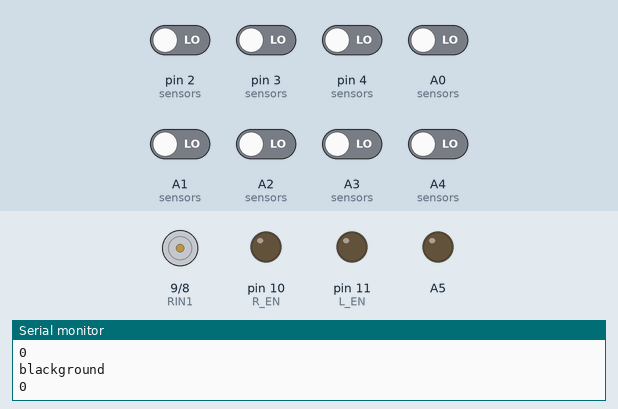
Bench run of a sketch on a simulated Arduino Uno, built with avr-gcc and run on an emulated ATmega328P. Parts: motor-driver pin pairs drawn as motors (green arrow = first pin HIGH = forward, orange = second pin HIGH = backward, longer = more drive), output pins drawn as LEDs (lit = HIGH), the last lines printed to the serial monitor. Inputs (shaded band) come from the test bench; at power-on: A0 (sensors), A1 (sensors), A2 (sensors), A3 (sensors), A4 (sensors), pin 2 (sensors), pin 3 (sensors), pin 4 (sensors) LOW. Pins used as bus, display or sensor lines are not drawn.

Above: at 1.2 s.
1.3 s: pin 4 (sensors) driven HIGH
3.6 s: A0 (sensors) driven HIGH
5.2 s: pin 4 (sensors) driven LOW
At 6.7 s:
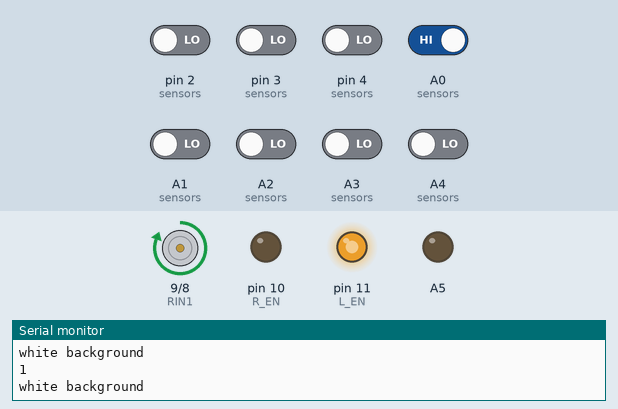
7.4 s: A1 (sensors) driven HIGH
At 8.12 s:
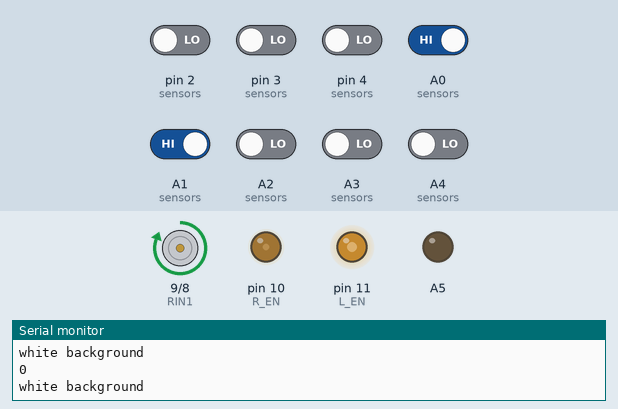
9.7 s: A2 (sensors) driven HIGH
At 11.6 s:
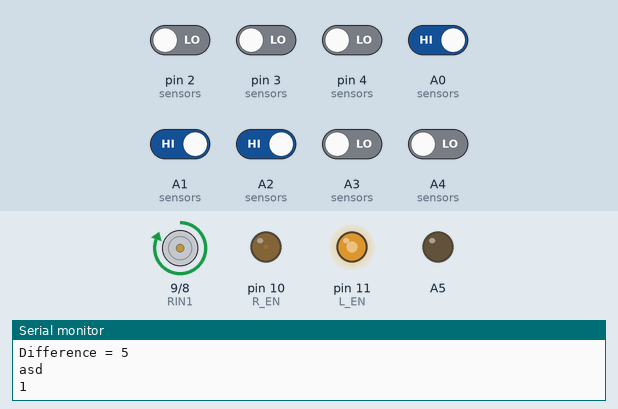
12.0 s: A3 (sensors) driven HIGH
At 13.4 s:
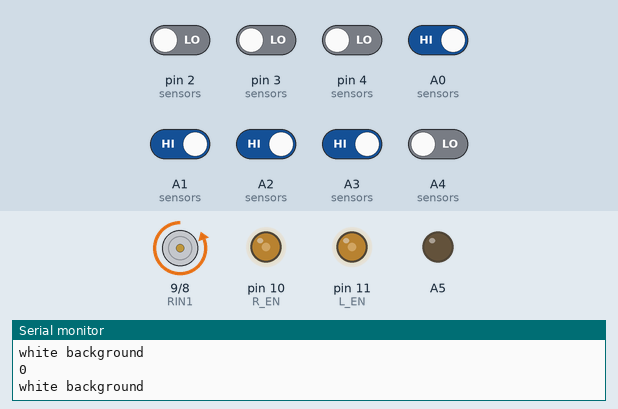
Timing chart, 0 to 15.0 s (numbered marks = the images above; inputs shaded):
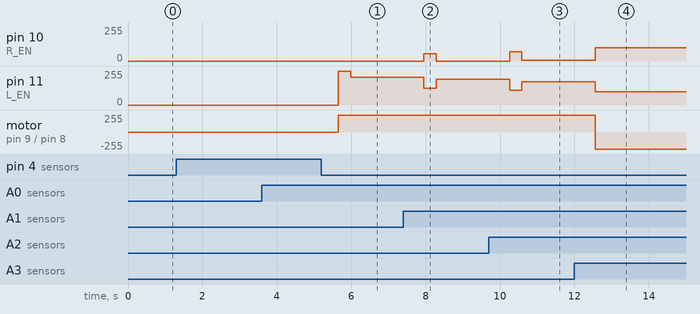

Measured:
- after the input at 5.2 s, pin 11 (L_EN): 0/255 → 255/255 after 0.45 s, → 209/255 0.33 s later; motor on pin 9 (RIN1) / pin 8 (RIN2): stopped → forward 255/255 after 0.45 s
- after the input at 7.4 s, pin 10 (R_EN): 0/255 → 53/255 after 0.56 s, → 0/255 0.33 s later; pin 11 (L_EN): 209/255 → 127/255 after 0.56 s, → 192/255 0.33 s later
- after the input at 9.7 s, pin 10 (R_EN): 0/255 → 70/255 after 0.56 s, → 5/255 0.33 s later; pin 11 (L_EN): 192/255 → 110/255 after 0.56 s, → 175/255 0.33 s later
- after the input at 12.0 s, pin 10 (R_EN): 5/255 → 100/255 after 0.56 s; pin 11 (L_EN): 175/255 → 100/255 after 0.56 s; motor on pin 9 (RIN1) / pin 8 (RIN2): forward 255/255 → backward 255/255 after 0.56 s

The sketch:

ashit.ino
```cpp
/*
   These are the possible conditions of the sensors
   0 1 1 1 1 1 1 1                          // error = -7
   0 0 1 1 1 1 1 1                          // error = -6
   0 0 0 1 1 1 1 1 || 1 0 1 1 1 1 1 1       // error = -5
   1 0 0 1 1 1 1 1                          // error = -4
   1 0 0 0 1 1 1 1 || 1 1 0 1 1 1 1 1       // error = -3
   1 1 0 0 1 1 1 1                          // error = -2
   1 1 0 0 0 1 1 1 || 1 1 1 0 1 1 1 1       // error = -1
   1 1 1 0 0 1 1 1                          // error = 0
   1 1 1 0 0 0 1 1 || 1 1 1 1 0 1 1 1       // error = 1
   1 1 1 1 0 0 1 1                          // error = 2
   1 1 1 1 0 0 0 1 || 1 1 1 1 1 0 1 1       // error = 3
   1 1 1 1 1 0 0 1                          // error = 4
   1 1 1 1 1 0 0 0 || 1 1 1 1 1 1 0 1       // error = 5
   1 1 1 1 1 1 0 0                          // error = 6
   1 1 1 1 1 1 1 0                          // error = 7

   Note : Adjust your connections and wiring in such a way that for "front(leftMotorSpeed , rightMotorSpeed)" the motor moves in forward direction.
   Also , make sure that pins 0 ans 1 of arduino are not connected to anything before uploading the code.

   If this program needs to be used on a white line with black background track then read the info given in the readSensors() function and change code accordingly


*/
 int check=0;
int state =0;
#define s1  A0
#define s2  A1
#define s3  A2
#define s4  A3
#define s5  A4
#define s6  2
#define s7  3
#define s8  4
//#define LED A3
#define colour 5
#define colours 6
#define RIN1  9
#define RIN2  8
#define LIN1  13
#define LIN2  12

#define R_EN  10
#define L_EN  11

#define NO_OF_SENSORS   8
#define diff_const      17 //changed from 4-7-9-15-17
#define kd 65 //changed this from 23-35-55-65-90
#define baseMotorSpeed  90 //changed this from 70-95-110
#define turnspeed       100

uint8_t val[NO_OF_SENSORS] = {0, 0, 0, 0, 0, 0, 0, 0},prev_val[NO_OF_SENSORS]={0, 0, 0, 0, 0, 0, 0, 0}, sensors[NO_OF_SENSORS] = {s8, s7, s6, s5, s4, s3, s2, s1} , i = 0; int error_dir = 0; int difference = 0,last_difference = 0,stop = 0,PID_value=0,P=0,D=0;
int leftMotorSpeed = 0 , rightMotorSpeed = 0 ;

void front(int lms , int rms)
{
  digitalWrite(LIN1 , LOW);      // left motor front
  digitalWrite(LIN2 , HIGH);
  digitalWrite(RIN1 , HIGH);      // right motor front
  digitalWrite(RIN2 , LOW);

  analogWrite(L_EN , lms);
  analogWrite(R_EN , rms);
}

void reverse(int lms , int rms)
{
  digitalWrite(LIN1 , HIGH);       // left motor back
  digitalWrite(LIN2 , LOW);
  digitalWrite(RIN1 , LOW);       // right motor back
  digitalWrite(RIN2 , HIGH);

  analogWrite(L_EN , lms);
  analogWrite(R_EN , rms);
}

void rotate_CCW(int lms , int rms)
{
  digitalWrite(LIN1 , HIGH);      // left motor back
  digitalWrite(LIN2 , LOW);
  digitalWrite(RIN1 , HIGH);     // right motor front
  digitalWrite(RIN2 , LOW);

  analogWrite(L_EN , lms);
  analogWrite(R_EN , rms);
}

void rotate_CW(int lms , int rms)
{
  digitalWrite(LIN1 , LOW);      // left motor front
  digitalWrite(LIN2 , HIGH);
  digitalWrite(RIN1 , LOW);      // right motor back
  digitalWrite(RIN2 , HIGH);

  analogWrite(L_EN , lms);
  analogWrite(R_EN , rms);
}
void ruk() //stop motors
{
  digitalWrite(LIN1, LOW);
  digitalWrite(LIN2, LOW);
  digitalWrite(RIN1, LOW);
  digitalWrite(RIN2, LOW);
}
void prev()
{

  for(int i=0;i<NO_OF_SENSORS;i++)
  {
    prev_val[i]=val[i];
  }
}
void readSensors()
{

  int colour1=digitalRead(sensors[0]);
  int colour2=digitalRead(sensors[7]);
  int background =(colour1 ^ colour2);
  if (background ==0)
  {
    state =( colour1 &&colour2);

  }
  if (background ==1)
  {
    state =state;
    Serial.println("asd");
  }
  //this function is to read the sensor values and store it in the "val" array

  int j;
  if(state==1)
  {
  for (i = 0, j = 0; i < 8 ; i++, j++)
  {
    val[j] = digitalRead(sensors[i]);
        if(val[j]==1)
    {
        val[j]=0;
    }
    else if(val[j]==0)
    {
        val[j]=1;
    }
     Serial.println(val[j]);
     //reading the values of the sensors
Serial.println("white background");
    // if used on white line with black background, uncomment the following statement(s) */
  }
  }


   else if  (state==0){

    for (i = 0, j = 0; i < 8 ; i++, j++)
  {
    val[j] = digitalRead(sensors[i]);
    Serial.println("blackground");
    //reading the values of the sensors

    Serial.println(val[j]);

  }
   }

}
void detectLinePosition()
{
  //Serial.println("In line");
  if(val[0] ^ val[7])
    error_dir = val[0] - val[7];

  if(difference!=999 && difference!=-10 && difference!=10 && difference!=9 && difference!=last_difference)
  {
    last_difference = difference;
  }
  if (val[0] == 0 && val[1] == 1 && val[2] == 1 && val[3] == 1 && val[4] == 1 && val[5] == 1 && val[6] == 1 && val[7] == 1)

    difference = -7;
  //for a situation where there is left and straight line
  else if((val[0] == 0 && val[1] == 0 && val[2] == 0 && val[3] == 0 && val[4] == 1 && val[5] == 1 && val[6] == 1 && val[7] == 1) || (val[0] == 0 && val[1] == 0 && val[2] == 0 && val[3] == 0 && val[4] == 0 && val[5] == 1 && val[6] == 1 && val[7] == 1))
  {
      difference = -10;
  }
  //for a situation where there is right and straight line
  else if((val[0] == 1 && val[1] == 1 && val[2] == 1 && val[3] == 1 && val[4] == 0 && val[5] == 0 && val[6] == 0 && val[7] == 0) || (val[0] == 1 && val[1] == 1 && val[2] == 1 && val[3] == 0 && val[4] == 0 && val[5] == 0 && val[6] == 0 && val[7] == 0))
  {
    difference = 10;
    }
  else if (val[0] == 0 && val[1] == 0 && val[2] == 1 && val[3] == 1 && val[4] == 1 && val[5] == 1 && val[6] == 1 && val[7] == 1)

    difference = -6;

  else if (  (val[0] == 0 && val[1] == 0 && val[2] == 0 && val[3] == 1 && val[4] == 1 && val[5] == 1 && val[6] == 1 && val[7] == 1) || (val[0] == 1 && val[1] == 0 && val[2] == 1 && val[3] == 1 && val[4] == 1 && val[5] == 1 && val[6] == 1 && val[7] == 1) )

    difference = -5;

  else if (val[0] == 0 && val[1] == 0 && val[2] == 0 && val[3] == 0 && val[4] == 1 && val[5] == 1 && val[6] == 1 && val[7] == 1)

    difference = -5;

  else if (val[0] == 1 && val[1] == 0 && val[2] == 0 && val[3] == 1 && val[4] == 1 && val[5] == 1 && val[6] == 1 && val[7] == 1)

    difference = -4;

  else if (  (val[0] == 1 && val[1] == 0 && val[2] == 0 && val[3] == 0 && val[4] == 1 && val[5] == 1 && val[6] == 1 && val[7] == 1) || (val[0] == 1 && val[1] == 1 && val[2] == 0 && val[3] == 1 && val[4] == 1 && val[5] == 1 && val[6] == 1 && val[7] == 1) )

    difference = -3;


  else if (val[0] == 1 && val[1] == 1 && val[2] == 0 && val[3] == 0 && val[4] == 1 && val[5] == 1 && val[6] == 1 && val[7] == 1)

    difference = -2;

  else if (  (val[0] == 1 && val[1] == 1 && val[2] == 0 && val[3] == 0 && val[4] == 0 && val[5] == 1 && val[6] == 1 && val[7] == 1) )

    difference = -1;

  else if ((val[0] == 1 && val[1] == 1 && val[2] == 1 && val[3] == 0 && val[4] == 0 && val[5] == 1 && val[6] == 1 && val[7] == 1)||(val[0] == 1 && val[1] == 1 && val[2] == 1 && val[3] == 0 && val[4] == 1 && val[5] == 1 && val[6] == 1 && val[7] == 1)|| (val[0] == 1 && val[1] == 1 && val[2] == 1 && val[3] == 1 && val[4] == 0 && val[5] == 1 && val[6] == 1 && val[7] == 1))

    difference = 0;

  else if (  (val[0] == 1 && val[1] == 1 && val[2] == 1 && val[3] == 0 && val[4] == 0 && val[5] == 0 && val[6] == 1 && val[7] == 1)  )

    difference = 1;

  else if (val[0] == 1 && val[1] == 1 && val[2] == 1 && val[3] == 1 && val[4] == 0 && val[5] == 0 && val[6] == 1 && val[7] == 1)

    difference = 2;

  else if (  (val[0] == 1 && val[1] == 1 && val[2] == 1 && val[3] == 1 && val[4] == 0 && val[5] == 0 && val[6] == 0 && val[7] == 1) || (val[0] == 1 && val[1] == 1 && val[2] == 1 && val[3] == 1 && val[4] == 1 && val[5] == 0 && val[6] == 1 && val[7] == 1) )

    difference = 3;

  else if (val[0] == 1 && val[1] == 1 && val[2] == 1 && val[3] == 1 && val[4] == 1 && val[5] == 0 && val[6] == 0 && val[7] == 1)

    difference = 4;

  else if (  (val[0] == 1 && val[1] == 1 && val[2] == 1 && val[3] == 1 && val[4] == 1 && val[5] == 0 && val[6] == 0 && val[7] == 0) || (val[0] == 1 && val[1] == 1 && val[2] == 1 && val[3] == 1 && val[4] == 1 && val[5] == 1 && val[6] == 0 && val[7] == 1) )

    difference = 5;

  else if (val[0] == 1 && val[1] == 1 && val[2] == 1 && val[3] == 1 && val[4] == 1 && val[5] == 1 && val[6] == 0 && val[7] == 0)

    difference = 6;

  else if (val[0] == 1 && val[1] == 1 && val[2] == 1 && val[3] == 1 && val[4] == 1 && val[5] == 1 && val[6] == 1 && val[7] == 0)

    difference = 7;


  else if (val[0] == 1 && val[1] == 1 && val[2] == 1 && val[3] == 1 && val[4] == 1 && val[5] == 1 && val[6] == 1 && val[7] == 1)
  {
    // when the bot goes out of the line
    readSensors();
    if((val[0] == 1 && val[1] == 1 && val[2] == 1 && val[3] == 1 && val[4] == 1 && val[5] == 1 && val[6] == 1 && val[7] == 1) && ((prev_val[0] == 1 && prev_val[1] == 1 && prev_val[2] == 0 && prev_val[3] == 0 && prev_val[4] == 0 && prev_val[5] == 1 && prev_val[6] == 1 && prev_val[7] == 1) || (prev_val[0] == 1 && prev_val[1] == 1 && prev_val[2] == 1 && prev_val[3] == 0 && prev_val[4] == 0 && prev_val[5] == 0 && prev_val[6] == 1 && prev_val[7] == 1) || (prev_val[0] == 1 && prev_val[1] == 1 && prev_val[2] == 0 && prev_val[3] == 0 && prev_val[4] == 1 && prev_val[5] == 1 && prev_val[6] == 1 && prev_val[7] == 1) || (prev_val[0] == 1 && prev_val[1] == 1 && prev_val[2] == 1 && prev_val[3] == 0 && prev_val[4] == 0 && prev_val[5] == 1 && prev_val[6] == 1 && prev_val[7] == 1)))
    {
      difference = 0;
    }
    if(val[0] == 1 && val[1] == 1 && val[2] == 1 && val[3] == 1 && val[4] == 1 && val[5] == 1 && val[6] == 1 && val[7] == 1)
    {
      if (error_dir < 0)
      {
        difference = -9;
      }
      else if (error_dir > 0)
      {
        difference = 9;
      }
      else
      {
        difference = 0;
      }
    }else
    {
      difference=0;
    }

  }
  if ((val[0] == 0 && val[1] == 0 && val[2] == 0 && val[3] == 0 && val[4] == 0 && val[5] == 0 && val[6] == 0 && val[7] == 0)||(val[0] == 0 && val[1] == 0 && val[2] == 0 && val[3] == 0 && val[4] == 0 && val[5] == 0 && val[6] == 0 && val[7] == 1)|| (val[0] == 1 && val[1] == 0 && val[2] == 0 && val[3] == 0 && val[4] == 0 && val[5] == 0 && val[6] == 0 && val[7] == 0)||(val[0] == 1 && val[1] == 0 && val[2] == 0 && val[3] == 0 && val[4] == 0 && val[5] == 0 && val[6] == 0 && val[7] == 1)|| (val[0] == 0 && val[1] == 0 && val[2] == 0 && val[3] == 0 && val[4] == 0 && val[5] == 0 && val[6] == 1 && val[7] == 1)||(val[0] == 1 && val[1] == 1 && val[2] == 0 && val[3] == 0 && val[4] == 0 && val[5] == 0 && val[6] == 0 && val[7] == 0)||(val[0] == 1 && val[1] == 1 && val[2] == 1 && val[3] == 0 && val[4] == 0 && val[5] == 0 && val[6] == 0 && val[7] == 0) || (val[0] == 0 && val[1] == 0 && val[2] == 0 && val[3] == 0 && val[4] == 0 && val[5] == 1 && val[6] == 1 && val[7] == 1) )
  {
    // when the bot reaches a checkpoint / a stop
    prev(); //to store previous sensor values in a copy array
    delay(50); //time to gauge whether it was a stop or checkpoint
    readSensors();
    /** Below if statement is for detection of stop on a black line
    *  if wanna detect white stop line
    * use the commented if condition
    **/
    if((val[0]==prev_val[0] && val[1]==prev_val[1] && val[2]==prev_val[2] && val[3]==prev_val[3] && val[4]==prev_val[4] && val[5]==prev_val[5] && val[6]==prev_val[6] && val[7]==prev_val[7]) && (val[0]==0 && val[1]==0 && val[2]==0 && val[3]==0 && val[4]==0 && val[5]==0 && val[6]==0 && val[7]==0))
    {

        ruk();
        difference=999;
//        digitalWrite(LED,HIGH);
        delay(500);
//        digitalWrite(LED,LOW);
    }

    /*if((val[0]==prev_val[0] && val[1]==prev_val[1] && val[2]==prev_val[2] && val[3]==prev_val[3] && val[4]==prev_val[4] && val[5]==prev_val[5] && val[6]==prev_val[6] && val[7]==prev_val[7]) && (val[0]==1 && val[1]==1 && val[2]==1 && val[3]==1 && val[4]==1 && val[5]==1 && val[6]==1 && val[7]==1))
    {

        ruk();
        difference=999;
//        digitalWrite(LED,HIGH);
        delay(500);
        //digitalWrite(LED,LOW);
    }*/

   // else if((val[0] == 0 && val[1] == 0 && val[2] == 0 && val[3] == 0 && val[4] == 0 && val[5] == 0 && val[6] == 0 && val[7] == 0)||(val[0] == 0 && val[1] == 0 && val[2] == 0 && val[3] == 0 && val[4] == 0 && val[5] == 0 && val[6] == 0 && val[7] == 1)|| (val[0] == 1 && val[1] == 0 && val[2] == 0 && val[3] == 0 && val[4] == 0 && val[5] == 0 && val[6] == 0 && val[7] == 0)||(val[0] == 1 && val[1] == 0 && val[2] == 0 && val[3] == 0 && val[4] == 0 && val[5] == 0 && val[6] == 0 && val[7] == 1)|| (val[0] == 0 && val[1] == 0 && val[2] == 0 && val[3] == 0 && val[4] == 0 && val[5] == 0 && val[6] == 1 && val[7] == 1)||(val[0] == 1 && val[1] == 1 && val[2] == 0 && val[3] == 0 && val[4] == 0 && val[5] == 0 && val[6] == 0 && val[7] == 0)||(val[0] == 1 && val[1] == 1 && val[2] == 1 && val[3] == 0 && val[4] == 0 && val[5] == 0 && val[6] == 0 && val[7] == 0) || (val[0] == 0 && val[1] == 0 && val[2] == 0 && val[3] == 0 && val[4] == 0 && val[5] == 1 && val[6] == 1 && val[7] == 1));
    /*else
    {
//      digitalWrite(LED,HIGH);
      delay(20);
//      digitalWrite(LED,LOW);
      difference = 0;
  }*/
/*}else
    {
      difference = 0;
  }*/
//    digitalWrite(LED,LOW);

}
}

void controlMotors()
{
  Serial.print("Difference = ");
  Serial.println(difference);
    if (difference == -9)
    {
      while ((val[0] == 1 && val[1] == 1 && val[2] == 1 && val[3] == 1 && val[4] == 1 && val[5] == 1 && val[6] == 1 && val[7] == 1))
      {
        rotate_CCW(turnspeed , turnspeed);
        readSensors();
        detectLinePosition();
        if (!(val[0] == 1 && val[1] == 1 && val[2] == 1 && val[3] == 1 && val[4] == 1 && val[5] == 1 && val[6] == 1 && val[7] == 1) && difference>-9)
        {
          //ruk();
          break;
        }
      }
      error_dir = 0;
    }
    else if (difference == 9)
    {
      while ((val[0] == 1 && val[1] == 1 && val[2] == 1 && val[3] == 1 && val[4] == 1 && val[5] == 1 && val[6] == 1 && val[7] == 1))
      {
        rotate_CW(turnspeed,turnspeed);
        readSensors();
        detectLinePosition();
        if (!(val[0] == 1 && val[1] == 1 && val[2] == 1 && val[3] == 1 && val[4] == 1 && val[5] == 1 && val[6] == 1 && val[7] == 1) && difference<9)
        {
          //ruk();
          break;
        }
      }
      error_dir = 0;
    }
    /*else if (difference == 999)
    {
      ruk();
    }*/
    else if(difference == -10)
    {
      while((val[0] == 0 && val[1] == 0 && val[2] == 0 && val[3] == 0 && val[4] == 1 && val[5] == 1 && val[6] == 1 && val[7] == 1) || (val[0] == 0 && val[1] == 0 && val[2] == 0 && val[3] == 0 && val[4] == 0 && val[5] == 1 && val[6] == 1 && val[7] == 1))
      {
        rotate_CCW(turnspeed,turnspeed);
        readSensors();
        if(!((val[0] == 0 && val[1] == 0 && val[2] == 0 && val[3] == 0 && val[4] == 1 && val[5] == 1 && val[6] == 1 && val[7] == 1) || (val[0] == 0 && val[1] == 0 && val[2] == 0 && val[3] == 0 && val[4] == 0 && val[5] == 1 && val[6] == 1 && val[7] == 1)))
        {
          //ruk();
          break;
        }
      }
    }
    else if(difference == 10)
    {
      while((val[0] == 1 && val[1] == 1 && val[2] == 1 && val[3] == 1 && val[4] == 0 && val[5] == 0 && val[6] == 0 && val[7] == 0) || (val[0] == 1 && val[1] == 1 && val[2] == 1 && val[3] == 0 && val[4] == 0 && val[5] == 0 && val[6] == 0 && val[7] == 0))
      {
        rotate_CW(turnspeed,turnspeed);
        readSensors();
        if(!((val[0] == 1 && val[1] == 1 && val[2] == 1 && val[3] == 1 && val[4] == 0 && val[5] == 0 && val[6] == 0 && val[7] == 0) || (val[0] == 1 && val[1] == 1 && val[2] == 1 && val[3] == 0 && val[4] == 0 && val[5] == 0 && val[6] == 0 && val[7] == 0)))
        {
          //ruk();
          delay(10);
          break;
        }
      }
    }
    else if(difference==999)
    {

    }
    else
    {
      P=difference*diff_const;
      D=(difference-last_difference)*kd;
      PID_value=P+D;
      leftMotorSpeed = baseMotorSpeed + PID_value;
      rightMotorSpeed = baseMotorSpeed - PID_value;
      //leftMotorSpeed = (leftMotorSpeed < 0) ? 0 : leftMotorSpeed;
      //rightMotorSpeed = (rightMotorSpeed < 0) ? 0 : rightMotorSpeed;
      leftMotorSpeed = constrain(leftMotorSpeed , 0 , 255);
      rightMotorSpeed = constrain(rightMotorSpeed , 0 , 255);

      //Serial.print("Left motor = ");
      //Serial.println(leftMotorSpeed);
      //Serial.print("Right motor = ");
      //Serial.println(rightMotorSpeed);
      front(leftMotorSpeed , rightMotorSpeed);
      if(D!=0)
        delay(15);
      //delay(5000);
    }

}

void setup()
{

  Serial.begin(9600);
  for (i = 0 ; i < NO_OF_SENSORS ; i++)
    pinMode(sensors[i], INPUT);
  pinMode(colour,INPUT);
  pinMode(colours,INPUT);
  pinMode(RIN1 , OUTPUT);
  pinMode(RIN2 , OUTPUT);
  pinMode(LIN1 , OUTPUT);
  pinMode(LIN2 , OUTPUT);
  pinMode(R_EN , OUTPUT);
  pinMode(L_EN , OUTPUT);
//  pinMode(LED,OUTPUT);
  pinMode(A5,OUTPUT);
  digitalWrite(A5,LOW);
}

void loop()
{
  //Serial.println("HI");
  readSensors();
  delay(200);
  detectLinePosition();
  //Serial.print("error_dir = ");
  //Serial.println(error_dir);
  //Serial.print("Difference = ");
  //Serial.println(difference);
  controlMotors();
  //delay(3000);
}
```
